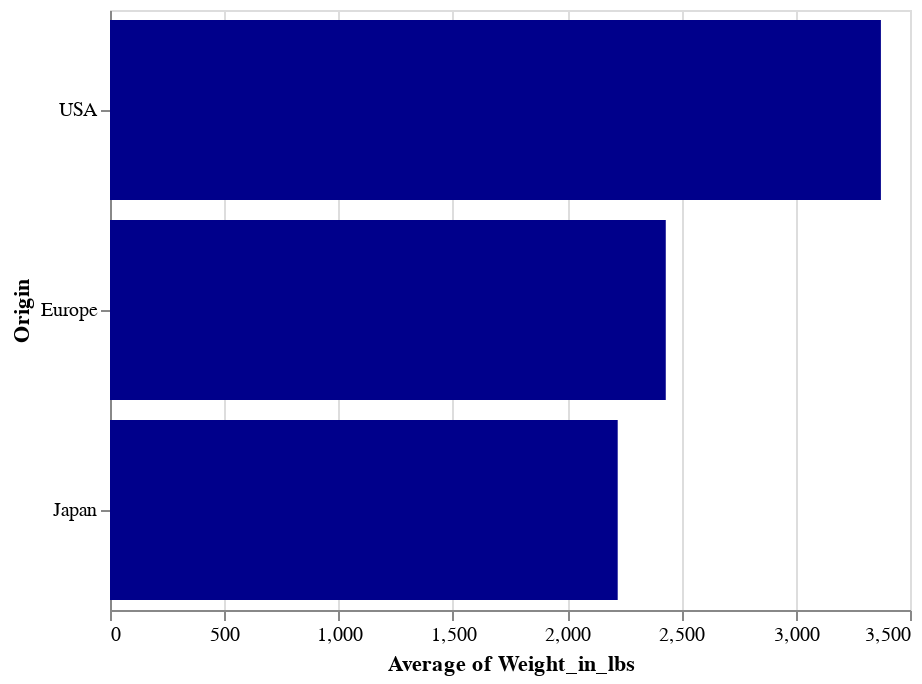

The notebook cell saved with this chart:
### Code cell
alt.Chart(cars).mark_bar(color='darkblue').encode(
    y=alt.Y('Origin', 
            sort=alt.SortField(field='Weight_in_lbs', order='descending', op='average') ), 
    x='average(Weight_in_lbs)')

### Figure 1 — Vega-Lite specification as saved in the notebook (floating-point values rounded to 4 significant figures; data arrays with more than 128 entries replaced by an {"elided": "..."} marker saying what was removed)
{"$schema": "https://vega.github.io/schema/vega-lite/v2.4.1.json", "config": {"view": {"height": 300, "width": 400}}, "data": {"values": {"elided": "406 records"}}, "encoding": {"x": {"aggregate": "average", "field": "Weight_in_lbs", "type": "quantitative"}, "y": {"field": "Origin", "sort": {"field": "Weight_in_lbs", "op": "average", "order": "descending"}, "type": "nominal"}}, "mark": {"color": "darkblue", "type": "bar"}}
